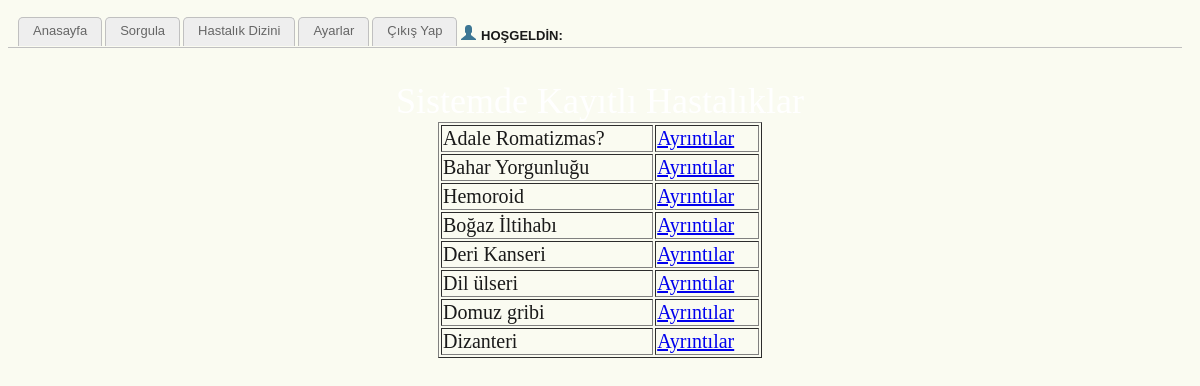
Page /www/dizin.php on the committed database.
### tables this page shows
CREATE TABLE IF NOT EXISTS `hastaliklar` (
  `adi` text NOT NULL,
  `belirtileri` text NOT NULL,
  `bilgi` text NOT NULL,
  `gorulmeyeri` text NOT NULL,
  `resim` text NOT NULL,
  `kategori` text NOT NULL,
  `gosterilme` text NOT NULL,
  `yas` text NOT NULL,
  `zaman` text NOT NULL,
  `durum` text NOT NULL,
  `aralik` text NOT NULL
);

### www/dizin.php (the view, shortened to what this page needs)
<?php include("veritabani/db.php");
 ?>
<!DOCTYPE html PUBLIC "-//W3C//DTD XHTML 1.0 Transitional//EN" "http://www.w3.org/TR/xhtml1/DTD/xhtml1-transitional.dtd">
<html xmlns="http://www.w3.org/1999/xhtml">
<head>
<link href="mizanpaj/css/stil.css" rel="stylesheet" type="text/css" />
<link href="SpryAssets/SpryMenuBarVertical.css" rel="stylesheet" type="text/css" />
</head>
<body>
<?php include("mizanpaj/navi.php"); ?>
<div id="apDiv1">
 <center>
   <div id="baslikdizin">Sistemde Kayıtlı Hastalıklar</div>
<table  id="tablo" width="30%" border="1" >
  <?php
 $sorgu="SELECT * FROM hastaliklar";
	  $result = mysql_query($sorgu, $connection );
	  for ($i=0; $i< mysql_num_rows($result) ; $i++) {
$adi= mysql_result($result, $i, "adi");
  echo '<tr>
    <td>'.$adi.'</td>
    <td><a href="dizin-ayrinti.php?id='.$adi.'">Ayrıntılar</a></td>
  </tr>';}?>
</table>
 </center>
</div>
</body>
</html>

### www/mizanpaj/css/stil.css (style rules this page uses)
body { background-color: #fafbf1; }
#tablo { ; font-size:20px; font-style:bold; font:Arial, Helvetica, sans-serif; color:#1A1A1A; }
#baslikdizin { ; font-size:36px; font-style:normal; font:Arial, Helvetica, sans-serif; color:#FFFFFF; }
#apDiv1 { position: absolute; column-width:auto; left: 5%; top: 10%; width: 90%; height: 80%; z-index: 1; }

### rows in the picture
hastaliklar: adi "Adale Romatizmas?"
hastaliklar: adi "Bahar Yorgunluğu"
hastaliklar: adi "Hemoroid"
hastaliklar: adi "Boğaz İltihabı"
hastaliklar: adi "Deri Kanseri"
hastaliklar: adi "Dil ülseri"
hastaliklar: adi "Domuz gribi"
hastaliklar: adi "Dizanteri"
